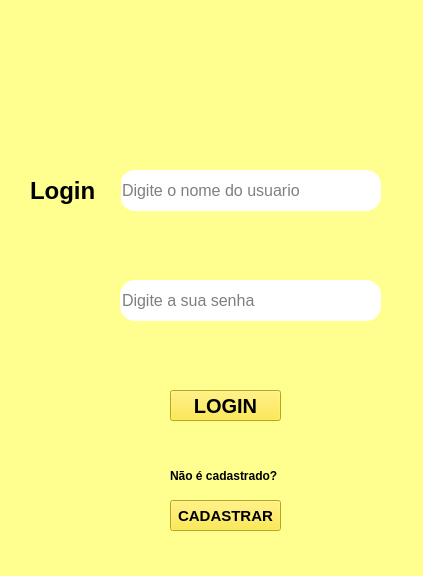
<?xml version="1.0" encoding="UTF-8"?>
<ui version="4.0">
 <class>MainWindow</class>
 <widget class="QMainWindow" name="MainWindow">
  <property name="geometry">
   <rect>
    <x>0</x>
    <y>0</y>
    <width>423</width>
    <height>576</height>
   </rect>
  </property>
  <property name="windowTitle">
   <string>MainWindow</string>
  </property>
  <property name="styleSheet">
   <string notr="true">background-color: rgb(254, 255, 142);</string>
  </property>
  <widget class="QWidget" name="centralwidget">
   <widget class="QLineEdit" name="lineEdit">
    <property name="geometry">
     <rect>
      <x>120</x>
      <y>170</y>
      <width>261</width>
      <height>41</height>
     </rect>
    </property>
    <property name="font">
     <font>
      <pointsize>12</pointsize>
     </font>
    </property>
    <property name="styleSheet">
     <string notr="true">background-color: rgb(0, 0, 0);
color: rgb(0, 0, 0);
background-color: rgb(255, 255, 255);
border-radius:15px;
borde-style: outset;
borde-width: 2px;</string>
    </property>
    <property name="placeholderText">
     <string>Digite o nome do usuario</string>
    </property>
   </widget>
   <widget class="QLabel" name="label">
    <property name="geometry">
     <rect>
      <x>30</x>
      <y>170</y>
      <width>91</width>
      <height>41</height>
     </rect>
    </property>
    <property name="font">
     <font>
      <pointsize>18</pointsize>
      <weight>75</weight>
      <bold>true</bold>
     </font>
    </property>
    <property name="styleSheet">
     <string notr="true"/>
    </property>
    <property name="text">
     <string>Login</string>
    </property>
   </widget>
   <widget class="QLabel" name="label_2">
    <property name="geometry">
     <rect>
      <x>40</x>
      <y>40</y>
      <width>41</width>
      <height>41</height>
     </rect>
    </property>
    <property name="text">
     <string/>
    </property>
    <property name="pixmap">
     <pixmap>../../Downloads/round-account-button-with-user-inside_icon-icons.com_72596 (1).png</pixmap>
    </property>
    <property name="scaledContents">
     <bool>true</bool>
    </property>
   </widget>
   <widget class="QLabel" name="label_3">
    <property name="geometry">
     <rect>
      <x>40</x>
      <y>280</y>
      <width>51</width>
      <height>41</height>
     </rect>
    </property>
    <property name="text">
     <string/>
    </property>
    <property name="pixmap">
     <pixmap>../../Downloads/61_85304.png</pixmap>
    </property>
    <property name="scaledContents">
     <bool>true</bool>
    </property>
   </widget>
   <widget class="QLineEdit" name="lineEdit_2">
    <property name="geometry">
     <rect>
      <x>120</x>
      <y>280</y>
      <width>261</width>
      <height>41</height>
     </rect>
    </property>
    <property name="font">
     <font>
      <pointsize>12</pointsize>
     </font>
    </property>
    <property name="styleSheet">
     <string notr="true">border-radius:15px;
color: rgb(0, 0, 0);
background-color: rgb(255, 255, 255);
borde-style: outset;
borde-width: 2px;</string>
    </property>
    <property name="echoMode">
     <enum>QLineEdit::Password</enum>
    </property>
    <property name="placeholderText">
     <string>Digite a sua senha</string>
    </property>
   </widget>
   <widget class="QPushButton" name="pushButton">
    <property name="geometry">
     <rect>
      <x>170</x>
      <y>390</y>
      <width>111</width>
      <height>31</height>
     </rect>
    </property>
    <property name="font">
     <font>
      <pointsize>15</pointsize>
      <weight>75</weight>
      <bold>true</bold>
     </font>
    </property>
    <property name="styleSheet">
     <string notr="true">background-color: rgb(255, 232, 34);</string>
    </property>
    <property name="text">
     <string>LOGIN</string>
    </property>
   </widget>
   <widget class="QPushButton" name="pushButton_2">
    <property name="geometry">
     <rect>
      <x>170</x>
      <y>500</y>
      <width>111</width>
      <height>31</height>
     </rect>
    </property>
    <property name="font">
     <font>
      <pointsize>11</pointsize>
      <weight>75</weight>
      <bold>true</bold>
     </font>
    </property>
    <property name="styleSheet">
     <string notr="true">background-color: rgb(255, 255, 136);
background-color: rgb(255, 232, 34);</string>
    </property>
    <property name="text">
     <string>CADASTRAR</string>
    </property>
   </widget>
   <widget class="QLabel" name="label_4">
    <property name="geometry">
     <rect>
      <x>170</x>
      <y>460</y>
      <width>121</width>
      <height>31</height>
     </rect>
    </property>
    <property name="font">
     <font>
      <pointsize>9</pointsize>
      <weight>75</weight>
      <bold>true</bold>
     </font>
    </property>
    <property name="styleSheet">
     <string notr="true">color: rgb(0, 0, 0);</string>
    </property>
    <property name="text">
     <string>Não é cadastrado?</string>
    </property>
   </widget>
   <widget class="QLabel" name="label_6">
    <property name="geometry">
     <rect>
      <x>110</x>
      <y>340</y>
      <width>261</width>
      <height>31</height>
     </rect>
    </property>
    <property name="font">
     <font>
      <pointsize>10</pointsize>
      <weight>75</weight>
      <bold>true</bold>
     </font>
    </property>
    <property name="text">
     <string/>
    </property>
   </widget>
   <widget class="QLabel" name="label_7">
    <property name="geometry">
     <rect>
      <x>140</x>
      <y>0</y>
      <width>181</width>
      <height>161</height>
     </rect>
    </property>
    <property name="styleSheet">
     <string notr="true">background-color: rgb(254, 255, 142);</string>
    </property>
    <property name="text">
     <string/>
    </property>
    <property name="pixmap">
     <pixmap>logoacademiaOF-removebg-preview (1).png</pixmap>
    </property>
    <property name="scaledContents">
     <bool>true</bool>
    </property>
   </widget>
   <zorder>label_7</zorder>
   <zorder>lineEdit</zorder>
   <zorder>label</zorder>
   <zorder>label_2</zorder>
   <zorder>label_3</zorder>
   <zorder>lineEdit_2</zorder>
   <zorder>pushButton</zorder>
   <zorder>pushButton_2</zorder>
   <zorder>label_4</zorder>
   <zorder>label_6</zorder>
  </widget>
  <widget class="QMenuBar" name="menubar">
   <property name="geometry">
    <rect>
     <x>0</x>
     <y>0</y>
     <width>423</width>
     <height>21</height>
    </rect>
   </property>
  </widget>
  <widget class="QStatusBar" name="statusbar"/>
 </widget>
 <resources/>
 <connections/>
</ui>
